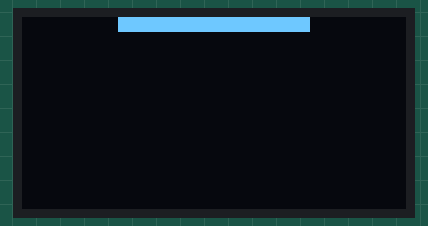
Recording of a program running on a simulated ATmega328P, built with avr-gcc and emulated at 16 MHz. Parts: 128×64 one-colour display. Wiring (inferred from the names in the program): SSD1306 OLED at I2C address 0x3C. What the program prints to the serial monitor is not drawn. At 24.4 s the program stops and its outputs stay as they are.

Above: at 24.4 s.

The program:

main.c
```c
# include "i2c.h"
# include "uart_debug.h"
#include <stdint.h>

static uint8_t image_buffer[1024] = {0};

void TWSR_debug_msg()
{
    if(STATUS_CODE)
    {
        UART_print_big("TWSR status code:", 18);
        UART_long_integer((unsigned long)STATUS_CODE);
    }
}

void sending_i2c_data_byte(uint8_t data)
{
    TWDR = data; //
    TWCR = _BV(TWINT) | _BV(TWEN);
    while(!(TWCR & _BV(TWINT)));
    TWSR_debug_msg();
}

void set_pixel(uint8_t row, uint8_t column)
{
    image_buffer[row + (column/8)*128] |= (1<< (column & 7));
}

void creating_icon()
{
    for(int i=0;i<1024;i++)
    {
        image_buffer[i] = 0;
    }


    for (int y=3;y<=10;y++)
    {
        for (int x=32;x<=95;x++)
        {
            set_pixel(x,y);
        }
    }

    for(int y=11; y<=52; y++)
    {
        for(int x=56;x<=71;x++)
        {
            set_pixel(x, y);
        }
    }

    for(int y=53;y<=60;y++)
    {
        for(int x=32;x<=95;x++)
        {
            set_pixel(x, y);
        }
    }
}

void send_image()
{
    twi_init();
    while(!(TWCR & _BV(TWINT)));
    TWSR_debug_msg();

    sending_i2c_data_byte(slarw(0x3c, 1));//Write mode
    sending_i2c_data_byte(0x0 | (1<<6)); // This tells that all the incoming bytes are command bytes

    creating_icon();

    for(int i=0;i<1024;i++)
    {
        sending_i2c_data_byte(image_buffer[i]);
    }
    twi_finish();
}


void oled_init()
{
    twi_init();
    while(!(TWCR & _BV(TWINT)));
    TWSR_debug_msg();

    sending_i2c_data_byte(slarw(0x3c, 1));//Write mode
    sending_i2c_data_byte(0x0); // This tells that all the incoming bytes are command bytes

    uint8_t command_list[26] = {0};
    uint8_t cnt = 0;
    command_list[cnt++] = 0xAE ;// Switching display off
    command_list[cnt++] = 0xD5; // Setting display clock ratio frequency
    command_list[cnt++] = 0x80; // This is the value of clock ratio frequency
    command_list[cnt++] = 0xA8; // Setting multiplex
    command_list[cnt++] = 63; // This is multiplex of height-1
    command_list[cnt++] = 0xD3; // Setting display offset
    command_list[cnt++] = 0x0; // Display offset is 0
    command_list[cnt++] = 0x40 | 0x0; //Set display start line
    command_list[cnt++] = 0x8D; // Charge pump setting
    command_list[cnt++] = 0x14; // Enable charge pump during display on
    command_list[cnt++] = 0x20; // Setting addressing mode
    command_list[cnt++] = 0x0; // Horizontal Memory addressing mode
    command_list[cnt++] = 0xA1; // Set segment-remap
    command_list[cnt++] = 0xC8; // Set COMSCAN direction in descending order
    command_list[cnt++] = 0xDA; // Set COM pins
    command_list[cnt++] = 0x12; // Alternative COM pin configuration and disable COM left right remap
    command_list[cnt++] = 0x81; // Set Contrast
    command_list[cnt++] = 0xCF; // Contrast value
    command_list[cnt++] = 0xD9; // Set pre-charge period
    command_list[cnt++] = 0xF1; // Pre-charge period of total of about 1CLK in phase 1 and 15DCLK in phase 2
    command_list[cnt++] = 0xDB; // Sets Vcomh , will understand what this does in the future
    command_list[cnt++] = 0x40; // Sets its value which isnt mentioned in the documentation table
    command_list[cnt++] = 0xA4; // Sets entire display on with output following RAM content
    command_list[cnt++] = 0xA6; // Sets normal display where 1 in RAM means ON in display and vice versa
    command_list[cnt++] = 0x2E; // Deactivates scrolling
    command_list[cnt++] = 0XAF; // Display ON in normal mode

    for(int i=0;i<cnt;i++)
        sending_i2c_data_byte(command_list[i]);

    twi_finish();
}

void main()
{
    UART_init();
    send_image();
    oled_init();
}
```

i2c.c
```c
# include "i2c.h"
#include <stdint.h>


void twi_init()
{
    PORTC |= _BV(4) | _BV(5); //Turning on internal pull up resistors so that the SDA and SCL
    // Lines are set high , which is a requirement for TWI state machine.
    TWCR = _BV(TWEN) | _BV(TWINT) | _BV(TWSTA);
}

void twi_finish()
{
    TWCR = _BV(TWEN) | _BV(TWINT) | _BV(TWSTO);
}

void clear_TWINT()
{
    TWCR |= _BV(TWINT);
}


uint8_t slarw(uint8_t addr, uint8_t mode)
{
    uint8_t temp_addr = (addr << 1);
    if(mode == 1)
        temp_addr &= ~_BV(0);
    else
        temp_addr |= _BV(1);
    return temp_addr;
}
```

i2c.h
```c
# include <stdint.h>

# define PORTC *(volatile uint8_t *)(0x28)

# define TWDR *(volatile uint8_t *)(0xBB)

# define TWCR *(volatile uint8_t *)(0xBC)
# define TWIE 0x0
# define TWEN 0x2
# define TWINT 0X7
# define TWSTA 0x5
# define TWSTO 0x4

# define TWBR *(volatile uint8_t *)(0xB8)

# define TWSR *(volatile uint8_t *)(0xB9)
# define TWPS1 0x1
# define TWPS0 0x0

# define STATUS_CODE (uint8_t)(TWSR & 248) // From TWS3 to TWS7

# define _BV(bit) (1<<bit)

void twi_init();
void twi_finish();
void clear_TWINT();
uint8_t slarw(uint8_t , uint8_t);
```

uart_debug.c
```c
# include "uart_debug.h"
#include <stdint.h>

void UART_init()
{
    *UBRR0L = UBRR_val; //Fills UBBR0 with UBBR bit rate
    *UCSR0B |= RXEN0 | TXEN0; //Enabling receiver and transmitter bits

    *UCSR0A &= ~U2X0; // Using Asynchronous normal mode
    *UCSR0C |= UCSZ01 | UCSZ00; //Sets data frame size to 8 bits
    *UCSR0C &= ~UPM00 & ~UPM01; //Sets to no parity mode
    *UCSR0C |= USBS0; //Sets to use two stop bits
}

void UART_long_integer(unsigned long number)
{
    int multiple = 10;
    uint8_t digit;
    while(1)
    {
        if ((int)(number / multiple)<10)
            break;
        multiple*=10;
    }
    for(;multiple!=0;multiple/=10)
    {
        digit = (uint8_t)(number / multiple);
        number%=multiple;
        UART_transmit(digit+0x30);
    }
}

void UART_transmit(uint8_t data)
{

    // while(!(*UCSR0A & (UDRE0)));
    // *UDR0 = data;
    // Or we can use TXC0 as the indicator of sucessfull transmission instead of just checking if transmission buffer is empty or not
    *UCSR0A |=TXC0;
    *UDR0 = data;
    while (!(*UCSR0A & (TXC0)));
}

void UART_print_big(char *str, int length)
{
    for(int i=0;i<length; i++)
    {
        UART_transmit(str[i]);
    }
}
```

uart_debug.h
```c
# include <stdint.h>

# define UBRR0H (volatile uint8_t *)(0xC5)
# define UBRR0L (volatile uint8_t *)(0xC4)
# define BAUD_RATE 9600
# define UBRR_val (volatile uint32_t)(F_CPU/((uint32_t)BAUD_RATE<<4)-1)

# define UCSR0A (volatile uint8_t *)(0XC0)
# define UCSR0B (volatile uint8_t *)(0XC1)
# define UCSR0C (volatile uint8_t *)(0XC2)
# define UDR0 (volatile uint8_t *)(0xC6)

# define UDRE0 (volatile uint8_t)(1<<5)
# define U2X0 (volatile uint8_t)(1<<2)
# define RXEN0 (volatile uint8_t)(1<<4)
# define TXEN0 (volatile uint8_t)(1<<3)
# define TXC0 (volatile uint8_t)(1<<6)

# define UCSZ00 (volatile uint8_t)(1<<1)
# define UCSZ01 (volatile uint8_t)(1<<2)

# define UPM00 (volatile uint8_t)(1<<4)
# define UPM01 (volatile uint8_t)(1<<5)

# define USBS0 (volatile uint8_t)(1<<3)
// # define

void UART_init();
void UART_transmit(uint8_t);
void UART_print_big(char *, int);
void UART_long_integer(unsigned long);
```
